Frame 1 (no input): blank canvas, image omitted
Frame 60 (the mouse pressed at the canvas centre just before this capture): blank canvas, image omitted
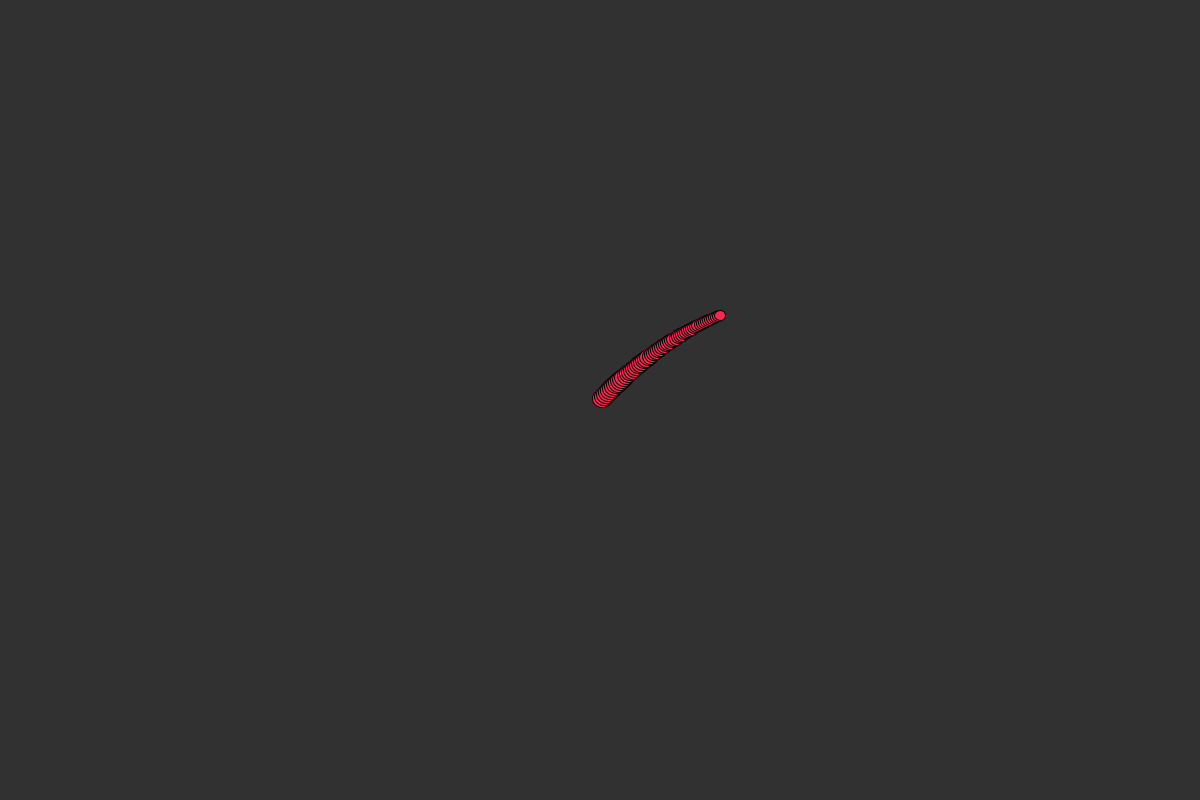
Frame 120 (the mouse held since frame 60 and released just before this capture)

The Processing sketch whose frames 1 and 60 were blank and that drew this single picture after the mouse press (run headless with seeded random() and noise(); from frame 60 on, the mouse is pressed at the canvas centre):

// Processing sketch: particleObject
// ── particleObject.pde
//Parker mcclocklin
//CS30
//dec 6th 2019

ArrayList<Particle> myParticle = new ArrayList<Particle>();

void setup() {
  size(1200, 800);
  background(49);
}


void mousePressed() {
  myParticle.add(new Particle(mouseX, mouseY));
}


void draw() {
  for (int i = 0; i < myParticle.size(); i ++) {
    myParticle.get(i).move();
    myParticle.get(i).display();
    if (myParticle.get(i).isAlive() == false) {
      myParticle.remove(i);
      i --;
    }
  }
}

// ── Particle.pde
class Particle{
  //class properties
  PVector position, velocity, acceleration;
  float size;
  color c;
  int lifetime;
  
  // class constructot
  Particle(float x, float y){
    position = new PVector(x,y);
    velocity = new PVector(2,-2);
    acceleration = new PVector(0,0.02);
    c = color(250,40,80);
    lifetime = 125;
    size = 20;
    
    
  }
  
  
  // class methods
  void display(){
    
    pushMatrix();
    fill(c);
    translate(position.x,position.y); 
    float currentSize = map(lifetime,125,0,size,0);
    ellipse(0, 0, currentSize,currentSize);
    popMatrix();
  }
  
  void move(){
    position.add(velocity);
    velocity.add(acceleration);
    lifetime --;
  }
  
  Boolean isAlive(){
    if(lifetime> 0) return true;
    else{
      return false;
    }
  }
}
